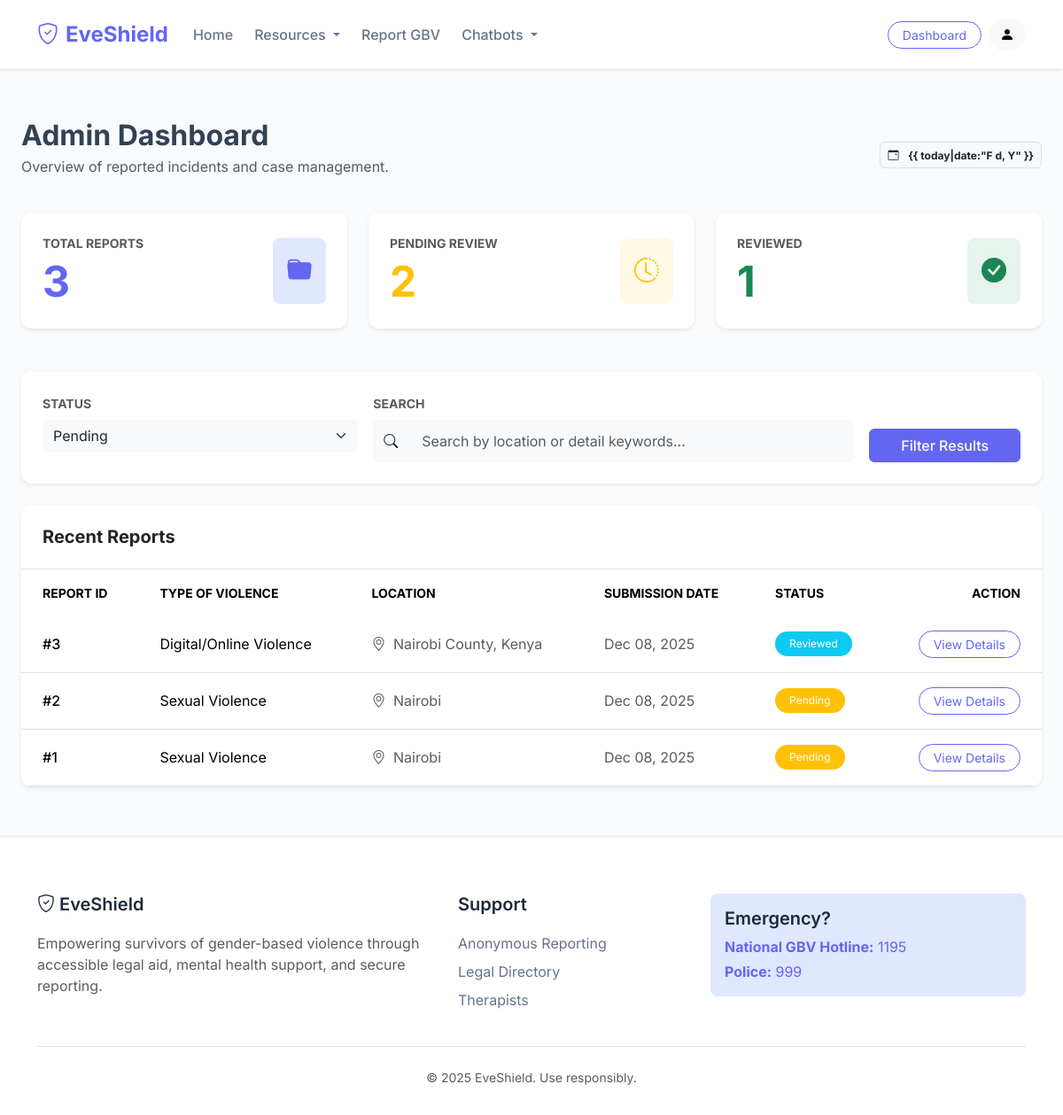
Before: /reports/admin/dashboard/ (signed in) with the older database file.
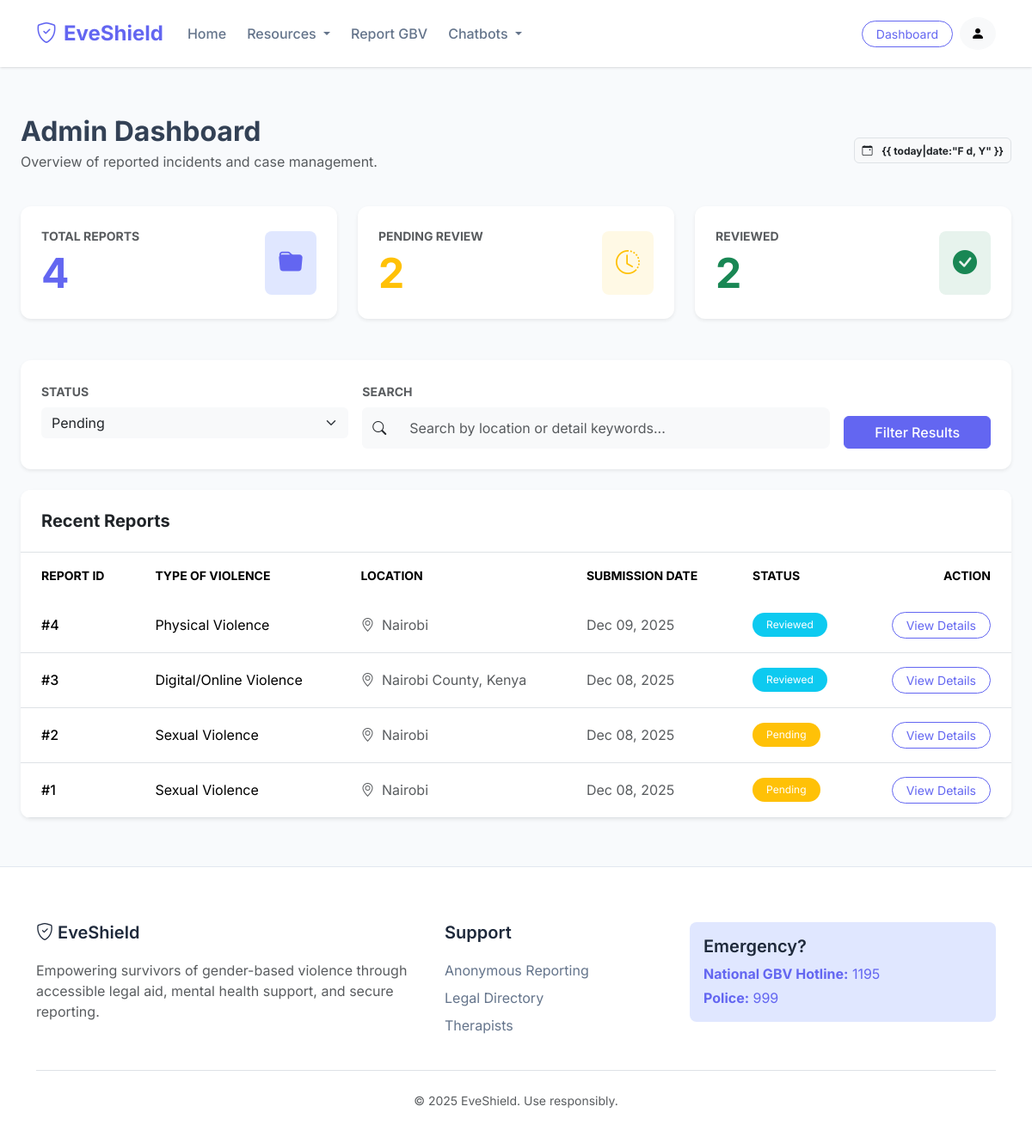
After: the same page with the newer database file.
### EveShieldApp/models.py (models this page shows, shortened)
class GBVReport(models.Model):
    type_of_violence = models.CharField(
        max_length=20,
        choices=ViolenceType.choices,
        default=ViolenceType.OTHER,
    )
    location = models.CharField(max_length=255, help_text="County, town, or area")
    details = models.TextField(help_text="Detailed description of the incident")
    incident_date = models.DateField(
        null=True,
        blank=True,
        help_text="Date when the incident occurred",
    )
    file_upload = models.FileField(
        upload_to="reports/%Y/%m/%d/",
        blank=True,
        null=True,
        help_text="Optional: Upload evidence (photos, documents, etc.)",
    )
    status = models.CharField(
        max_length=20,
        choices=ReportStatus.choices,
        default=ReportStatus.PENDING,
    )
    admin_notes = models.TextField(
        blank=True,
        null=True,
        help_text="Internal notes for admin use only",
    )
    created_at = models.DateTimeField(auto_now_add=True)
    updated_at = models.DateTimeField(auto_now=True)
    class Meta:
        ordering = ["-created_at"]
        verbose_name = "GBV Report"
        verbose_name_plural = "GBV Reports"

### EveShieldApp/views.py (the view)
# urls.py: path("admin/dashboard/", views.admin_dashboard, name="admin_dashboard"),
@staff_member_required
def admin_dashboard(request):
    reports_qs = models.GBVReport.objects.all()
    status_filter = request.GET.get("status", "")
    if status_filter:
        reports_qs = reports_qs.filter(status=status_filter)
    search_query = request.GET.get("search", "")
    if search_query:
        reports_qs = reports_qs.filter(location__icontains=search_query) | reports_qs.filter(
            details__icontains=search_query
        )
    paginator = Paginator(reports_qs, 20)
    page_number = request.GET.get("page")
    page_obj = paginator.get_page(page_number)
    total_reports = models.GBVReport.objects.count()
    pending_reports = models.GBVReport.objects.filter(status=models.ReportStatus.PENDING).count()
    reviewed_reports = models.GBVReport.objects.filter(status=models.ReportStatus.REVIEWED).count()
    context = {
        "page_obj": page_obj,
        "total_reports": total_reports,
        "pending_reports": pending_reports,
        "reviewed_reports": reviewed_reports,
        "status_filter": status_filter,
        "search_query": search_query,
    }
    return render(request, "tracking/admin_dashboard.html", context)

### EveShieldApp/Templates/tracking/admin_dashboard.html (shortened to what this page needs)
{% extends 'shared/base.html' %}
{% block content %}
<div class="container-fluid px-4 py-4">
    <div class="d-flex justify-content-between align-items-center mb-4">
        <div>
            <h2 class="fw-bold mb-1">Admin Dashboard</h2>
            <p class="text-muted">Overview of reported incidents and case management.</p>
        </div>
        <div class="d-flex align-items-center gap-2">
            <span class="badge bg-light text-dark border p-2"><i class="bi bi-calendar-event me-2"></i> {{ today|date:"F
                d, Y" }}</span>
        </div>
    </div>
    <div class="row g-4 mb-5">
        <div class="col-md-4">
            <div class="card border-0 shadow-sm overflow-hidden h-100">
                <div class="card-body p-4 position-relative">
                    <div class="d-flex justify-content-between align-items-center">
                        <div>
                            <p class="text-muted small fw-bold text-uppercase mb-1">Total Reports</p>
                            <h2 class="display-5 fw-bold mb-0 text-primary-custom">{{ total_reports }}</h2>
                        </div>
                        <div class="bg-primary-soft p-3 rounded-3">
                            <i class="bi bi-folder-fill fs-3 text-primary-custom"></i>
                        </div>
                    </div>
                </div>
            </div>
        </div>
        <div class="col-md-4">
            <div class="card border-0 shadow-sm overflow-hidden h-100">
                <div class="card-body p-4 position-relative">
                    <div class="d-flex justify-content-between align-items-center">
                        <div>
                            <p class="text-muted small fw-bold text-uppercase mb-1">Pending Review</p>
                            <h2 class="display-5 fw-bold mb-0 text-warning">{{ pending_reports }}</h2>
                        </div>
                        <div class="bg-warning bg-opacity-10 p-3 rounded-3">
                            <i class="bi bi-clock-history fs-3 text-warning"></i>
                        </div>
                    </div>
                </div>
            </div>
        </div>
        <div class="col-md-4">
            <div class="card border-0 shadow-sm overflow-hidden h-100">
                <div class="card-body p-4 position-relative">
                    <div class="d-flex justify-content-between align-items-center">
                        <div>
                            <p class="text-muted small fw-bold text-uppercase mb-1">Reviewed</p>
                            <h2 class="display-5 fw-bold mb-0 text-success">{{ reviewed_reports }}</h2>
                        </div>
                        <div class="bg-success bg-opacity-10 p-3 rounded-3">
                            <i class="bi bi-check-circle-fill fs-3 text-success"></i>
                        </div>
                    </div>
                </div>
            </div>
        </div>
    </div>
    <div class="card shadow-sm border-0 mb-4">
        <div class="card-body p-4">
            <form method="get" class="row g-3">
                <div class="col-md-4">
                    <label for="status" class="form-label text-muted small fw-bold">STATUS</label>
                    <select name="status" id="status" class="form-select bg-light border-0">
                        <option value="pending" {% if status_filter == 'pending' %}selected{% endif %}>Pending</option>
                    </select>
                </div>
                <div class="col-md-6">
                    <label for="search" class="form-label text-muted small fw-bold">SEARCH</label>
                    <div class="input-group">
                        <span class="input-group-text bg-light border-0"><i class="bi bi-search"></i></span>
                        <input type="text" name="search" id="search" class="form-control bg-light border-0"
                            placeholder="Search by location or detail keywords..." value="{{ search_query }}">
                    </div>
                </div>
                <div class="col-md-2 d-flex align-items-end">
                    <button type="submit" class="btn btn-primary w-100 fw-medium">Filter Results</button>
                </div>
            </form>
        </div>
    </div>
    <div class="card shadow-sm border-0">
        <div class="card-header bg-white border-bottom p-4">
            <h5 class="fw-bold mb-0">Recent Reports</h5>
        </div>
        <div class="table-responsive">
            <table class="table table-hover align-middle mb-0">
                <thead class="bg-light text-muted small text-uppercase">
                    <tr>
                        <th class="px-4 py-3 border-0">Report ID</th>
                        <th class="px-4 py-3 border-0">Type of Violence</th>
                        <th class="px-4 py-3 border-0">Location</th>
                        <th class="px-4 py-3 border-0">Submission Date</th>
                        <th class="px-4 py-3 border-0">Status</th>
                        <th class="px-4 py-3 border-0 text-end">Action</th>
                    </tr>
                </thead>
                <tbody>
                    {% for report in page_obj %}
                    <tr>
                        <td class="px-4 py-3 fw-medium">#{{ report.id }}</td>
                        <td class="px-4 py-3">{{ report.get_type_of_violence_display }}</td>
                        <td class="px-4 py-3 text-muted"><i class="bi bi-geo-alt me-1"></i> {{ report.location }}</td>
                        <td class="px-4 py-3 text-muted">{{ report.created_at|date:"M d, Y" }}</td>
                        <td class="px-4 py-3">
                            <span
                                class="badge rounded-pill bg-{% if report.status == 'pending' %}warning{% elif report.status == 'reviewed' %}info{% elif report.status == 'resolved' %}success{% else %}secondary{% endif %} fw-normal px-3 py-2">
                                {{ report.get_status_display }}
                            </span>
                        </td>
                        <td class="px-4 py-3 text-end">
                            <a href="{% url 'eveshield:reports:report_detail' report.id %}"
                                class="btn btn-sm btn-outline-primary rounded-pill px-3">
                                View Details
                            </a>
                        </td>
                    </tr>
                    {% endfor %}
                </tbody>
            </table>
        </div>
    </div>
</div>
{% endblock %}

### EveShieldApp/Templates/shared/base.html (shortened to what this page needs)
<!DOCTYPE html>
<html lang="en">
<head>
    <link href="https://cdn.jsdelivr.net/npm/bootstrap@5.3.2/dist/css/bootstrap.min.css" rel="stylesheet"
>
    <link rel="stylesheet" href="https://cdn.jsdelivr.net/npm/bootstrap-icons@1.11.1/font/bootstrap-icons.css">
</head>
<body>
    <nav class="navbar navbar-expand-lg sticky-top">
        <div class="container">
            <a class="navbar-brand" href="{% url 'eveshield:home' %}">
                <i class="bi bi-shield-check"></i> EveShield
            </a>
            <div class="collapse navbar-collapse" id="navbarNav">
                <ul class="navbar-nav me-auto mb-2 mb-lg-0">
                    <li class="nav-item">
                        <a class="nav-link" href="{% url 'eveshield:home' %}">Home</a>
                    </li>
                    <li class="nav-item dropdown">
                        <a class="nav-link dropdown-toggle" href="#" role="button" data-bs-toggle="dropdown"
                            aria-expanded="false">
                            Resources
                        </a>
                    </li>
                    <li class="nav-item">
                        <a class="nav-link" href="{% url 'eveshield:reports:submit_report' %}">Report GBV</a>
                    </li>
                    <li class="nav-item dropdown">
                        <a class="nav-link dropdown-toggle" href="#" role="button" data-bs-toggle="dropdown"
                            aria-expanded="false">
                            Chatbots
                        </a>
                    </li>
                </ul>
                <div class="d-flex align-items-center gap-2">
                    {% if user.is_authenticated %}
                    {% if user.is_staff %}
                    <a class="btn btn-outline-primary btn-sm rounded-pill px-3"
                        href="{% url 'eveshield:reports:admin_dashboard' %}">
                        Dashboard
                    </a>
                    {% endif %}
                    <div class="dropdown">
                        <a class="btn btn-light rounded-circle" href="#" role="button" data-bs-toggle="dropdown">
                            <i class="bi bi-person-fill"></i>
                        </a>
                    </div>
                    {% else %}
                    <a class="btn btn-outline-primary rounded-pill px-4" href="{% url 'eveshield:accounts:login' %}">Log
                        In</a>
                    <a class="btn btn-primary rounded-pill px-4" href="{% url 'eveshield:accounts:signup' %}">Sign
                        Up</a>
                    {% endif %}
                </div>
            </div>
        </div>
    </nav>
    <main>
        {% block content %}{% endblock %}
    </main>
    <footer class="footer">
        <div class="container">
            <div class="row gy-4">
                <div class="col-md-5">
                    <h5 class="text-primary-custom"><i class="bi bi-shield-check"></i> EveShield</h5>
                    <p class="text-muted">Empowering survivors of gender-based violence through accessible legal aid,
                        mental health support, and secure reporting.</p>
                </div>
                <div class="col-md-3">
                    <h5>Support</h5>
                    <ul class="list-unstyled">
                        <li class="mb-2"><a href="{% url 'eveshield:reports:submit_report' %}">Anonymous Reporting</a>
                        </li>
                        <li class="mb-2"><a href="{% url 'eveshield:lawyers:directory' %}">Legal Directory</a></li>
                        <li class="mb-2"><a href="{% url 'eveshield:mental_health:directory' %}">Therapists</a></li>
                    </ul>
                </div>
                <div class="col-md-4">
                    <div class="p-3 bg-primary-soft rounded-3">
                        <h5 class="text-primary-custom mb-2">Emergency?</h5>
                        <p class="mb-1"><strong>National GBV Hotline:</strong> 1195</p>
                        <p class="mb-0"><strong>Police:</strong> 999</p>
                    </div>
                </div>
            </div>
            <div class="border-top pt-4 mt-4 text-center text-muted small">
                &copy; 2025 EveShield. Use responsibly.
            </div>
        </div>
    </footer>
</body>
</html>

### EveShieldApp/Templates/shared/base.html (style rules this page uses)
:root { --primary-color: #6366f1; --secondary-color: #ec4899; --dark-color: #1e293b; --light-bg: #f8fafc; --text-main: #334155; }
body { font-family: 'Inter', sans-serif; background-color: var(--light-bg); color: var(--text-main); min-height: 100vh; display: flex; flex-direction: column; }
.navbar { background-color: #ffffff; box-shadow: 0 1px 3px 0 rgba(0, 0, 0, 0.1), 0 1px 2px -1px rgba(0, 0, 0, 0.1); padding: 1rem 0; }
.navbar-brand { font-weight: 700; color: var(--primary-color) !important; font-size: 1.5rem; display: flex; align-items: center; gap: 0.5rem; }
.nav-link { color: #64748b !important; font-weight: 500; transition: color 0.2s; margin: 0 0.25rem; }
.btn-primary { background-color: var(--primary-color); border-color: var(--primary-color); }
.btn-outline-primary { color: var(--primary-color); border-color: var(--primary-color); }
.card { border: 1px solid #e2e8f0; border-radius: 0.75rem; box-shadow: 0 1px 2px 0 rgba(0, 0, 0, 0.05); transition: all 0.2s ease-in-out; background: white; overflow: hidden; }
.card-header { background-color: transparent; border-bottom: 1px solid #e2e8f0; padding: 1.25rem 1.5rem; font-weight: 600; }
.card-body { padding: 1.5rem; }
main { flex: 1; padding: 2rem 0; }
.footer { background-color: #ffffff; border-top: 1px solid #e2e8f0; padding: 4rem 0 2rem; margin-top: auto; }
.footer h5 { font-weight: 600; margin-bottom: 1.25rem; color: var(--dark-color); }
.footer a { color: #64748b; text-decoration: none; transition: color 0.2s; }
.text-primary-custom { color: var(--primary-color); }
.bg-primary-soft { background-color: #e0e7ff; color: var(--primary-color); }
.form-control { border-radius: 0.5rem; border: 1px solid #e2e8f0; padding: 0.75rem 1rem; }

Changed rows visible on the page:
added GBVReport: id "4", type_of_violence "Physical Violence", location "Nairobi", created_at "Dec 09, 2025", status "Reviewed"
Other visible differences:
{{ total_reports }}: "3" → "4"
{{ reviewed_reports }}: "1" → "2"
